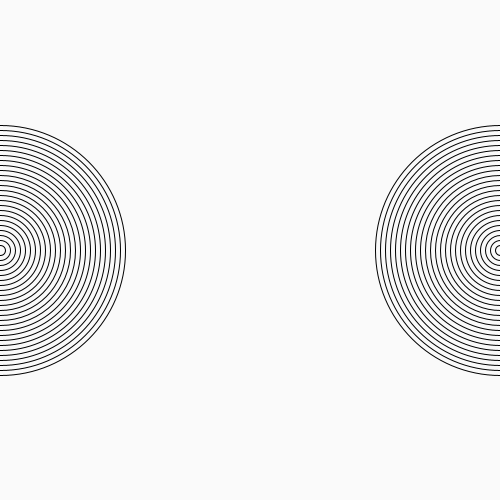
Frame 1 (no input)
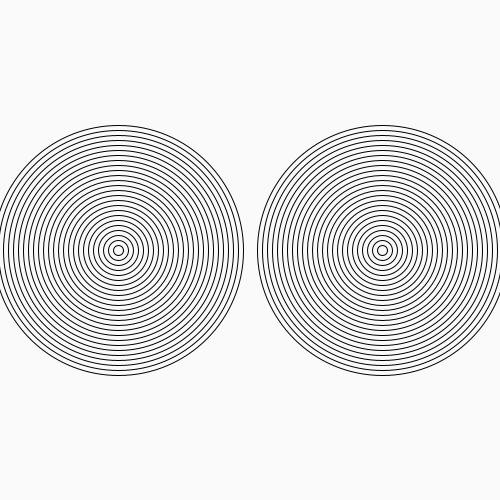
Frame 60 (the mouse pressed at the canvas centre just before this capture)
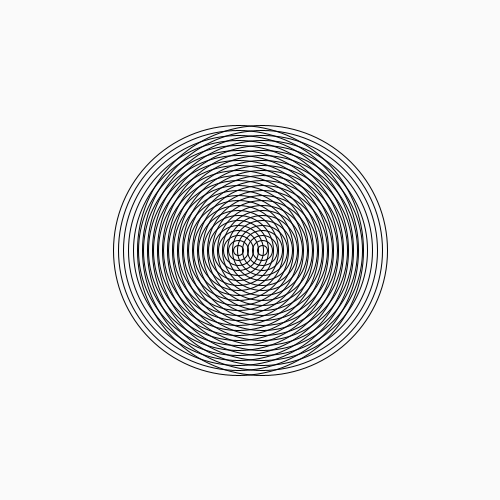
Frame 120 (the mouse held since frame 60 and released just before this capture)

The Processing sketch that drew these frames (run headless with seeded random() and noise(); from frame 60 on, the mouse is pressed at the canvas centre):

// Processing sketch: Amazing_Rings
// ── Amazing_Rings.pde
int x;
int a=500;
int speed=2;
void setup(){
   size(500,500);
   noFill();
}
void draw(){
  background(250,250);
for (int i=250; i>0; i-=10) {
  ellipse(x, 250, i, i);
  ellipse(a, 250, i, i);
}
x=x+speed;
a=a-speed;
if(x==500||a==0||x==0||a==500) {
speed=-speed;
}
}
